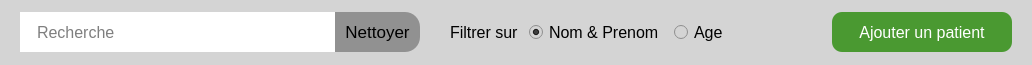
                     <widget class="QFrame" name="femme">
                      <property name="minimumSize">
                       <size>
                        <width>0</width>
                        <height>65</height>
                       </size>
                      </property>
                      <property name="maximumSize">
                       <size>
                        <width>16777215</width>
                        <height>50</height>
                       </size>
                      </property>
                      <property name="styleSheet">
                       <string notr="true">background-color: rgb(212, 212, 212);</string>
                      </property>
                      <property name="frameShape">
                       <enum>QFrame::NoFrame</enum>
                      </property>
                      <property name="frameShadow">
                       <enum>QFrame::Raised</enum>
                      </property>
                      <property name="lineWidth">
                       <number>0</number>
                      </property>
                      <layout class="QHBoxLayout" name="horizontalLayout_6">
                       <property name="spacing">
                        <number>0</number>
                       </property>
                       <property name="leftMargin">
                        <number>20</number>
                       </property>
                       <property name="topMargin">
                        <number>0</number>
                       </property>
                       <property name="rightMargin">
                        <number>20</number>
                       </property>
                       <property name="bottomMargin">
                        <number>0</number>
                       </property>
                       <item>
                        <widget class="QFrame" name="frame_9">
                         <property name="minimumSize">
                          <size>
                           <width>550</width>
                           <height>0</height>
                          </size>
                         </property>
                         <property name="frameShape">
                          <enum>QFrame::NoFrame</enum>
                         </property>
                         <property name="frameShadow">
                          <enum>QFrame::Raised</enum>
                         </property>
                         <property name="lineWidth">
                          <number>0</number>
                         </property>
                         <layout class="QHBoxLayout" name="horizontalLayout_5">
                          <property name="spacing">
                           <number>30</number>
                          </property>
                          <property name="leftMargin">
                           <number>0</number>
                          </property>
                          <property name="topMargin">
                           <number>0</number>
                          </property>
                          <property name="rightMargin">
                           <number>0</number>
                          </property>
                          <property name="bottomMargin">
                           <number>0</number>
                          </property>
                          <item>
                           <widget class="QFrame" name="frame_11">
                            <property name="minimumSize">
                             <size>
                              <width>400</width>
                              <height>0</height>
                             </size>
                            </property>
                            <property name="frameShape">
                             <enum>QFrame::NoFrame</enum>
                            </property>
                            <property name="frameShadow">
                             <enum>QFrame::Raised</enum>
                            </property>
                            <property name="lineWidth">
                             <number>0</number>
                            </property>
                            <layout class="QHBoxLayout" name="horizontalLayout_3">
                             <property name="spacing">
                              <number>0</number>
                             </property>
                             <property name="leftMargin">
                              <number>0</number>
                             </property>
                             <property name="topMargin">
                              <number>0</number>
                             </property>
                             <property name="rightMargin">
                              <number>0</number>
                             </property>
                             <property name="bottomMargin">
                              <number>0</number>
                             </property>
                             <item>
                              <widget class="QLineEdit" name="L_rechercherPatient">
                               <property name="minimumSize">
                                <size>
                                 <width>0</width>
                                 <height>40</height>
                                </size>
                               </property>
                               <property name="font">
                                <font>
                                 <pointsize>12</pointsize>
                                </font>
                               </property>
                               <property name="styleSheet">
                                <string notr="true">background-color: rgb(255, 255, 255);
padding-left: 15px</string>
                               </property>
                               <property name="frame">
                                <bool>false</bool>
                               </property>
                               <property name="placeholderText">
                                <string>Recherche</string>
                               </property>
                              </widget>
                             </item>
                             <item>
                              <widget class="QPushButton" name="btn_nettoyerPatient">
                               <property name="minimumSize">
                                <size>
                                 <width>85</width>
                                 <height>40</height>
                                </size>
                               </property>
                               <property name="font">
                                <font>
                                 <pointsize>13</pointsize>
                                </font>
                               </property>
                               <property name="cursor">
                                <cursorShape>PointingHandCursor</cursorShape>
                               </property>
                               <property name="styleSheet">
                                <string notr="true">background-color: rgb(145, 145, 145);
border-top-right-radius: 15px;
border-bottom-right-radius: 15px;
border: none;</string>
                               </property>
                               <property name="text">
                                <string>Nettoyer</string>
                               </property>
                               <property name="flat">
                                <bool>false</bool>
                               </property>
                              </widget>
                             </item>
                            </layout>
                           </widget>
                          </item>
                          <item>
                           <widget class="QFrame" name="frame_10">
                            <property name="frameShape">
                             <enum>QFrame::NoFrame</enum>
                            </property>
                            <property name="frameShadow">
                             <enum>QFrame::Raised</enum>
                            </property>
                            <layout class="QHBoxLayout" name="horizontalLayout_4">
                             <property name="spacing">
                              <number>10</number>
                             </property>
                             <property name="leftMargin">
                              <number>0</number>
                             </property>
                             <property name="topMargin">
                              <number>0</number>
                             </property>
                             <property name="rightMargin">
                              <number>0</number>
                             </property>
                             <property name="bottomMargin">
                              <number>0</number>
                             </property>
                             <item>
                              <widget class="QLabel" name="label_4">
                               <property name="font">
                                <font>
                                 <pointsize>12</pointsize>
                                </font>
                               </property>
                               <property name="text">
                                <string>Filtrer sur</string>
                               </property>
                              </widget>
                             </item>
                             <item>
                              <widget class="QRadioButton" name="ra_nomPatient">
                               <property name="font">
                                <font>
                                 <pointsize>12</pointsize>
                                </font>
                               </property>
                               <property name="text">
                                <string>Nom &amp;&amp; Prenom</string>
                               </property>
                               <property name="checked">
                                <bool>true</bool>
                               </property>
                              </widget>
                             </item>
                             <item>
                              <widget class="QRadioButton" name="radioButton_2">
                               <property name="font">
                                <font>
                                 <pointsize>12</pointsize>
                                </font>
                               </property>
                               <property name="text">
                                <string>Age</string>
                               </property>
                              </widget>
                             </item>
                            </layout>
                           </widget>
                          </item>
                         </layout>
                        </widget>
                       </item>
                       <item>
                        <spacer name="horizontalSpacer">
                         <property name="orientation">
                          <enum>Qt::Horizontal</enum>
                         </property>
                         <property name="sizeHint" stdset="0">
                          <size>
                           <width>104</width>
                           <height>20</height>
                          </size>
                         </property>
                        </spacer>
                       </item>
                       <item>
                        <widget class="QPushButton" name="ajouterPatient">
                         <property name="minimumSize">
                          <size>
                           <width>180</width>
                           <height>40</height>
                          </size>
                         </property>
                         <property name="font">
                          <font>
                           <pointsize>12</pointsize>
                          </font>
                         </property>
                         <property name="cursor">
                          <cursorShape>PointingHandCursor</cursorShape>
                         </property>
                         <property name="styleSheet">
                          <string notr="true">background-color: rgb(74, 153, 49);
color: rgb(255, 255, 255);
border: none;
border-radius: 10px;</string>
                         </property>
                         <property name="text">
                          <string>Ajouter un patient</string>
                         </property>
                         <property name="icon">
                          <iconset resource="icon.qrc">
                           <normaloff>:/ICON/user-plus.svg</normaloff>:/ICON/user-plus.svg</iconset>
                         </property>
                         <property name="iconSize">
                          <size>
                           <width>25</width>
                           <height>25</height>
                          </size>
                         </property>
                        </widget>
                       </item>
                      </layout>
                     </widget>
